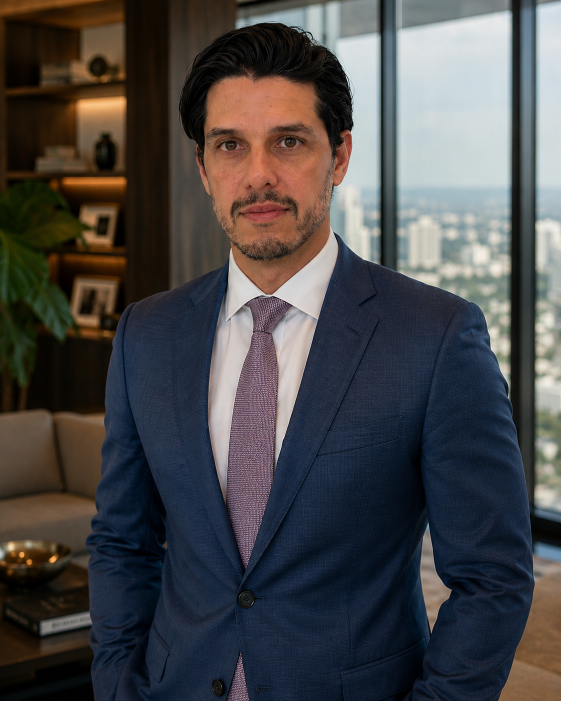
#> input picture kit/fotos/terno_azul.png, 1122 x 1402 px (shown at 1/2 size)
$ python exemplo_selic.py
#> lines starting #> are read from the running program, lines starting #| are printed output that depends on the picture
### grupociatos/kit/kit.py
"""Kit de lâminas 1080x1350 do Grupo Ciatos (fundo ônix, champanhe, creme)."""
from PIL import Image, ImageDraw, ImageFont

W, H = 1080, 1350
ONIX = (10, 10, 10)
CHAMP = (201, 169, 106)
CREME = (244, 238, 226)
CINZA = (190, 182, 168)
VINHO = (142, 27, 37)
import os
_D = os.path.dirname(os.path.abspath(__file__))
TG = _D + "/fonts/"
LOGO_SRC = _D + "/logo_grupo_ciatos.png"


# Palatino (TeX Gyre Pagella) = mesmo desenho da Book Antiqua
def f_title(s):
    return ImageFont.truetype(TG + "texgyrepagella-bold.otf", s)


def f_body(s, bold=False):
    return ImageFont.truetype(TG + ("texgyrepagella-bold.otf" if bold else "texgyrepagella-regular.otf"), s)


def f_italic(s):
    return ImageFont.truetype(TG + "texgyrepagella-italic.otf", s)


def f_kicker(s):
    return ImageFont.truetype(TG + "texgyrepagella-regular.otf", s)


_logo = None


def logo(width):
    global _logo
    if _logo is None:
        im = Image.open(LOGO_SRC).convert("RGB").crop((250, 185, 1286, 700))
        px = im.load()
        a = Image.new("L", im.size)
        ap = a.load()
        for y in range(im.size[1]):
            for x in range(im.size[0]):
                r, g, b = px[x, y]
                ap[x, y] = min(255, max(r, g, b) * 3)
        im = im.convert("RGBA")
        im.putalpha(a)
        _logo = im
    h = int(_logo.size[1] * width / _logo.size[0])
    return _logo.resize((width, h), Image.LANCZOS)


def wrap(d, text, font, maxw):
    out = []
    for par in text.split("\n"):
        words, line = par.split(" "), ""
        for w in words:
            t = (line + " " + w).strip()
            if d.textlength(t, font=font) <= maxw:
                line = t
            else:
                out.append(line)
                line = w
        out.append(line)
    return out


def text_block(d, xy, text, font, fill, maxw, gap=1.25):
    x, y = xy
    for ln in wrap(d, text, font, maxw):
        d.text((x, y), ln, font=font, fill=fill)
        y += int(font.size * gap)
    return y


# [29 lines left out: functions base, slide, not called in this run]


FOTOS = os.path.join(_D, "..", "..", "kit", "fotos") + "/"


def photo_slide(kicker, page, total, foto, title, sub=None, credit=True, shift=330,
                title_size=82, colw=560, top=230, cta=None):
    """Capa/convite com foto de autoridade à direita e degradê ônix à esquerda."""
#> called with kicker = 'Juros e crédito', page = 1, total = 7, foto = 'terno_azul.png', credit = True, shift = 330, title_size = 80, colw = 560
    im = Image.new("RGB", (W, H), ONIX)
#> im: PIL image 1080x1350 RGB; every value is 10
    ph = Image.open(FOTOS + foto).convert("RGB")
#> ph is the input picture: PIL image 1122x1402 RGB; mean R, G, B 72.7, 71.2, 72.2
    sc = H / ph.size[1]
#> sc = 0.963
    ph = ph.resize((int(ph.size[0] * sc), H), Image.LANCZOS)
#> ph: PIL image 1080x1350 RGB
    x0 = W - ph.size[0] + shift
#> x0 = 330
    im.paste(ph, (x0, 0))
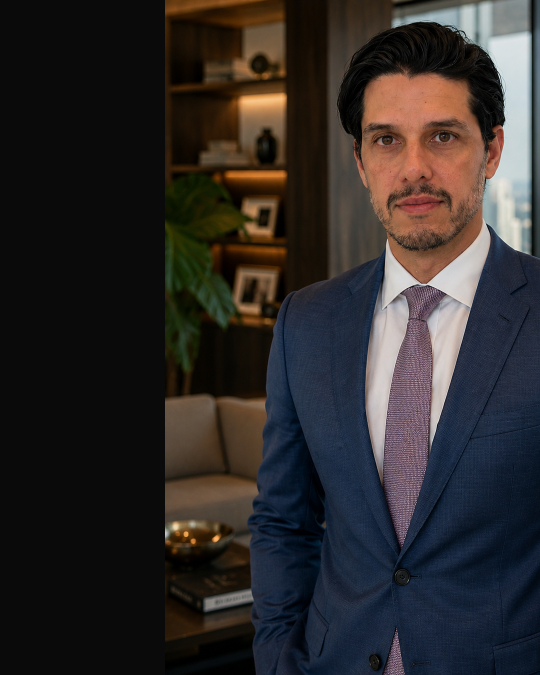
#> im: PIL image 1080x1350 RGB (shown at 1/2 size); mean R, G, B 46.4, 42.5, 41.8
    # degradê horizontal (esquerda opaca) + vertical na base
    g = Image.new("L", (W, H), 0)
#> g: PIL image 1080x1350 L; every value is 0
    gp = g.load()
    for x in range(W):
        a = 255 if x < 380 else max(0, int(255 * (1 - (x - 380) / 420)))
        for y in range(H):
            b = max(0, int(255 * (y - 950) / 400)) if y > 950 else 0
            gp[x, y] = max(a, b)
    im = Image.composite(Image.new("RGB", (W, H), ONIX), im, g)
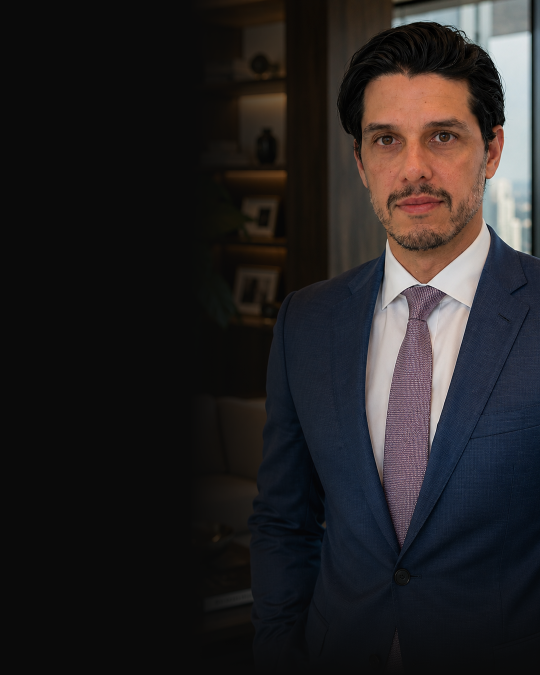
#> im: PIL image 1080x1350 RGB (shown at 1/2 size); mean R, G, B 36.9, 34.2, 34.9
    d = ImageDraw.Draw(im)
    d.rectangle([0, 0, W, 10], fill=CHAMP)
    d.text((90, 90), kicker.upper(), font=f_kicker(30), fill=CHAMP)
    d.line([90, 140, 230, 140], fill=VINHO, width=3)
    d.text((W - 90, 90), f"{page}/{total}", font=f_kicker(28), fill=CREME, anchor="ra")
    y = text_block(d, (90, top), title, f_title(title_size), CREME, colw, 1.1) + 30
#> y = 700
    d.line([90, y, 190, y], fill=CHAMP, width=3)
    y += 35
#> y = 735
    if sub:
        y = text_block(d, (90, y), sub, f_body(38), CREME if cta else CHAMP, colw - 20, 1.3)
#> y = 882
    if cta:
        y = text_block(d, (90, y + 30), cta, f_body(40, True), CHAMP, colw - 20, 1.3)
    if credit:
        d.text((90, H - 300), "Diego Garcia", font=f_title(36), fill=CREME)
        d.text((90, H - 255), "Advogado tributarista · OAB/MG 104.770", font=f_italic(27), fill=CINZA)
        d.text((90, H - 220), "Fundador do Grupo Ciatos", font=f_italic(27), fill=CINZA)
    lg = logo(240)
    im.paste(lg, (W - lg.size[0] - 70, H - lg.size[1] - 55), lg)
    return im

### grupociatos/kit/exemplo_selic.py
import sys, os
sys.path.insert(0, os.path.dirname(os.path.abspath(__file__)))
from kit import *
OUT = "saida_selic"; os.makedirs(OUT, exist_ok=True)
K = "Juros e crédito"; T = 7; s = []

#> (the run stopped early here; a loop or call above may not have finished)

$ run again, with kit/fotos/terno_marinho.png copied over kit/fotos/terno_azul.png
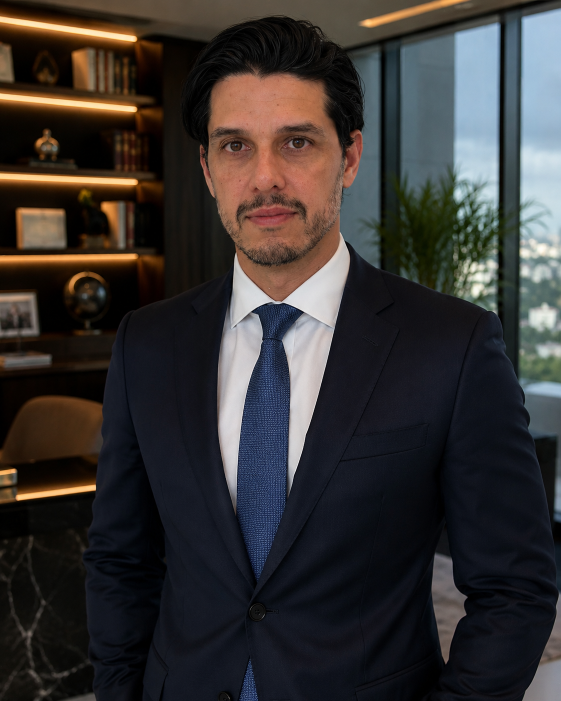
#> input picture kit/fotos/terno_marinho.png, 1122 x 1402 px (shown at 1/2 size)
#> in photo_slide, ph is the input picture: PIL image 1122x1402 RGB; mean R, G, B 54.7, 51.2, 50.3
#> ph: PIL image 1080x1350 RGB
#> in photo_slide, `im.paste(ph, (x0, 0))`:
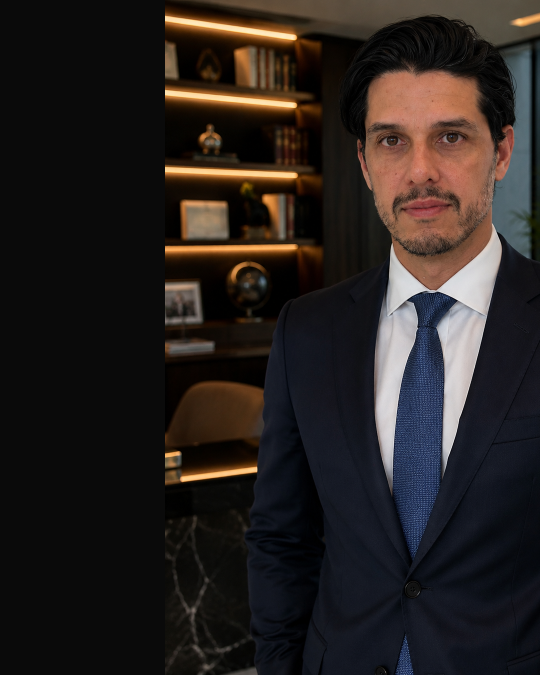
#> im: PIL image 1080x1350 RGB (shown at 1/2 size); mean R, G, B 39.8, 33.7, 31.5
#> g: PIL image 1080x1350 L; every value is 0
#> in photo_slide, `im = Image.composite(Image.new("RGB", (W, H), ONIX), im, g)`:
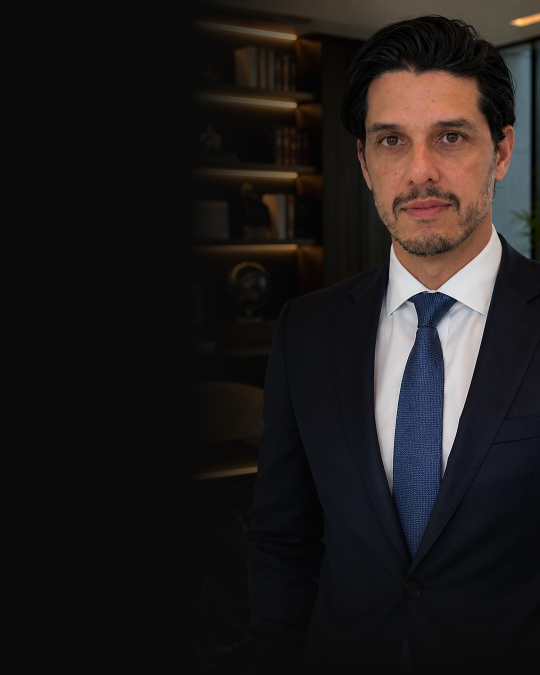
#> im: PIL image 1080x1350 RGB (shown at 1/2 size); mean R, G, B 31.3, 27.8, 27.4
#> in photo_slide, `y = text_block(d, (90, top), title, f_title(title_size), CREME, colw, ..`: y = 700
#> in photo_slide, `y += 35`: y = 735
#> in photo_slide, `y = text_block(d, (90, y), sub, f_body(38), CREME if cta else CHAMP, c..`: y = 882

$ run again, with kit/fotos/viagem_casual.png copied over kit/fotos/terno_azul.png
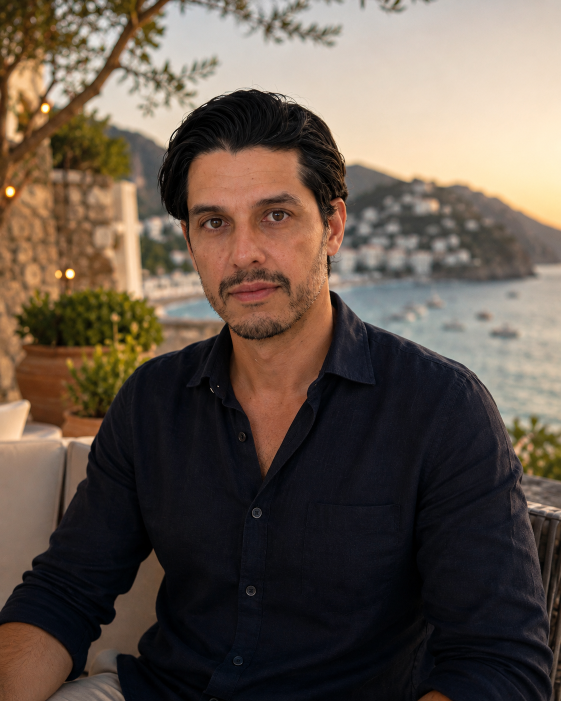
#> input picture kit/fotos/viagem_casual.png, 1122 x 1402 px (shown at 1/2 size)
#> in photo_slide, ph is the input picture: PIL image 1122x1402 RGB; mean R, G, B 98.9, 85.4, 74.7
#> ph: PIL image 1080x1350 RGB
#> in photo_slide, `im.paste(ph, (x0, 0))`:
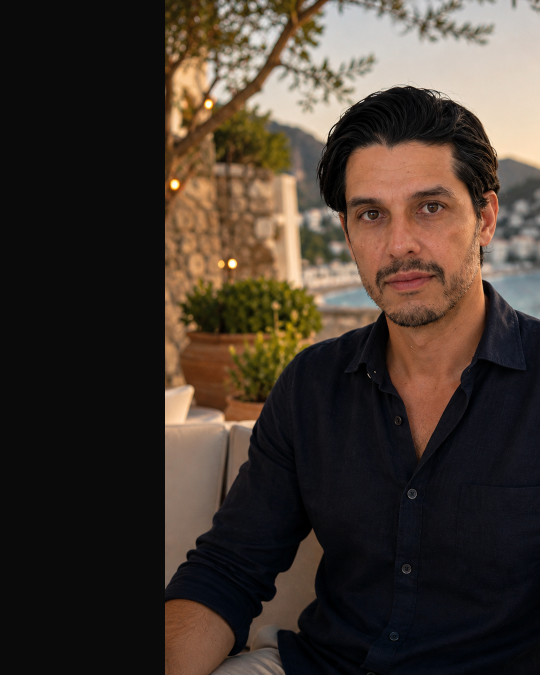
#> im: PIL image 1080x1350 RGB (shown at 1/2 size); mean R, G, B 66.3, 55.1, 46.7
#> g: PIL image 1080x1350 L; every value is 0
#> in photo_slide, `im = Image.composite(Image.new("RGB", (W, H), ONIX), im, g)`:
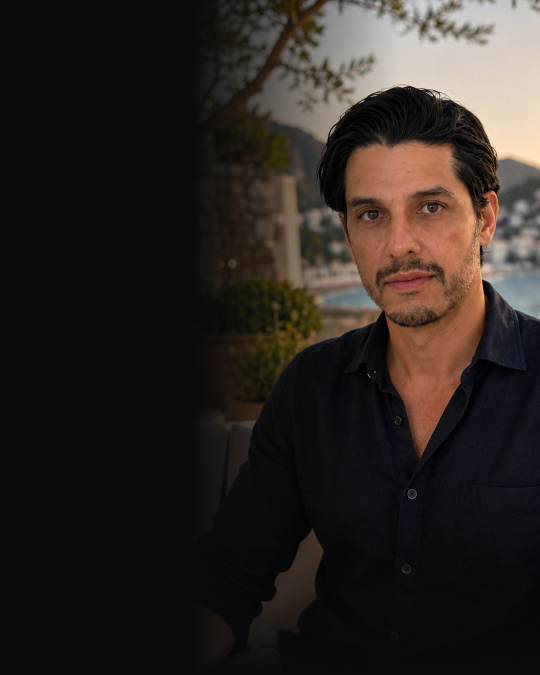
#> im: PIL image 1080x1350 RGB (shown at 1/2 size); mean R, G, B 44.1, 37.9, 34.3
#> in photo_slide, `y = text_block(d, (90, top), title, f_title(title_size), CREME, colw, ..`: y = 700
#> in photo_slide, `y += 35`: y = 735
#> in photo_slide, `y = text_block(d, (90, y), sub, f_body(38), CREME if cta else CHAMP, c..`: y = 882

$ run again, with kit/fotos/sentado_escritorio.jpg saved as kit/fotos/terno_azul.png
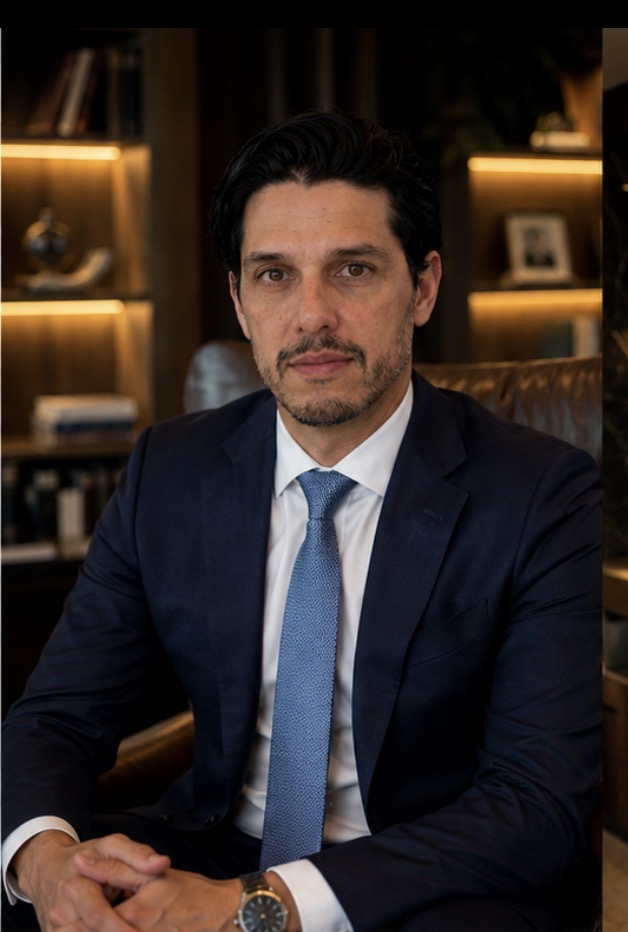
#> input picture kit/fotos/sentado_escritorio.jpg, 628 x 932 px
#> in photo_slide, ph is the input picture: PIL image 628x932 RGB; mean R, G, B 50.9, 40.8, 37
#> ph: PIL image 909x1350 RGB
#> in photo_slide, `im.paste(ph, (x0, 0))`:
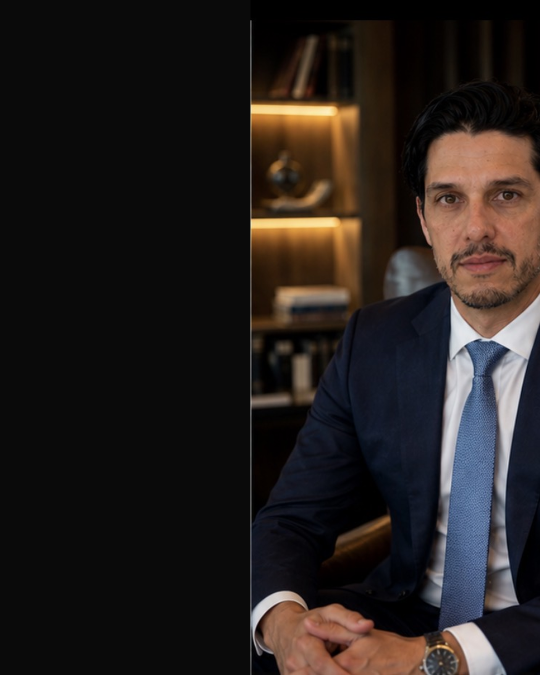
#> im: PIL image 1080x1350 RGB (shown at 1/2 size); mean R, G, B 37.8, 31.6, 29.6
#> g: PIL image 1080x1350 L; every value is 0
#> in photo_slide, `im = Image.composite(Image.new("RGB", (W, H), ONIX), im, g)`:
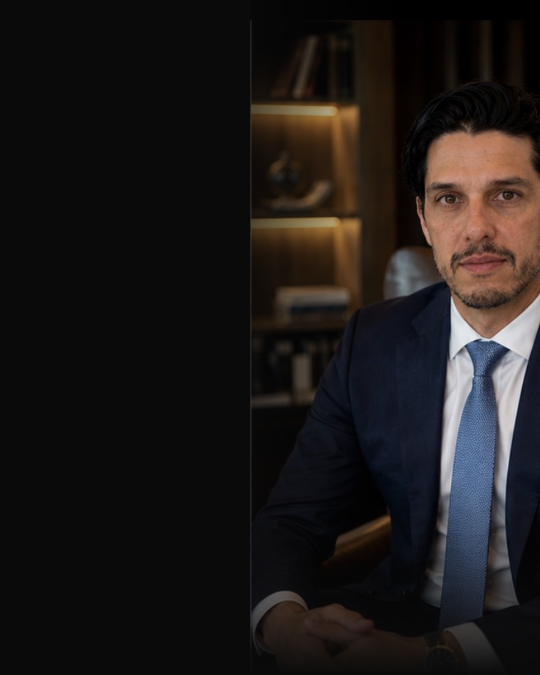
#> im: PIL image 1080x1350 RGB (shown at 1/2 size); mean R, G, B 29.3, 25.4, 24.5
#> in photo_slide, `y = text_block(d, (90, top), title, f_title(title_size), CREME, colw, ..`: y = 700
#> in photo_slide, `y += 35`: y = 735
#> in photo_slide, `y = text_block(d, (90, y), sub, f_body(38), CREME if cta else CHAMP, c..`: y = 882
